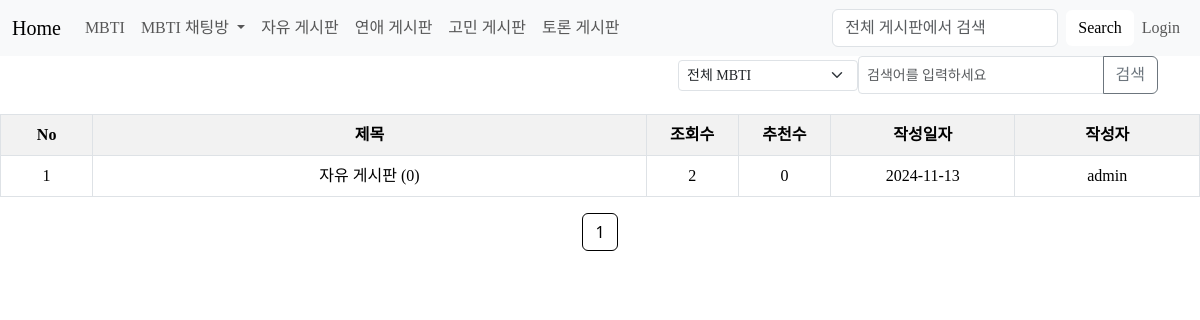
The page /free on the database its author committed.
### web/models.py (models this page shows)
class Post(db.Model):
    id = db.Column(db.Integer, primary_key=True)
    category_post_id = db.Column(db.Integer, nullable=False)
    title = db.Column(db.String(200), nullable=False)
    content = db.Column(db.Text, nullable=False)
    created_at = db.Column(db.DateTime, default=datetime.utcnow)
    author_id = db.Column(db.String(80), db.ForeignKey('user.user_id'), nullable=False)
    views = db.Column(db.Integer, default=0)
    recommendations = db.Column(db.Integer, default=0)
    file_path = db.Column(db.String(200), nullable=True)
    category = db.Column(db.String(50), nullable=False)
    comments = db.relationship('Comment', backref='post', cascade='all, delete')
    recommendations_relation = db.relationship('Recommendation', backref='post', cascade='all, delete')

class User(db.Model):
    id = db.Column(db.Integer, primary_key=True)
    user_id = db.Column(db.String(80), nullable=False, unique=True)
    email = db.Column(db.String(120), nullable=False, unique=True)
    password = db.Column(db.String(120), nullable=False)
    mbti = db.Column(db.String(10), nullable=True)
    profile_image = db.Column(db.String(200), nullable=True)
    reset_token = db.Column(db.String(100), nullable=True)
    posts = db.relationship('Post', backref='author', lazy=True)
    comments = db.relationship('Comment', backref='author', lazy=True)
    recommendations = db.relationship('Recommendation', backref='user', lazy=True)
    messages_sent = db.relationship('Message', backref='sender', lazy=True, foreign_keys='Message.sender_id')
    messages_received = db.relationship('Message', backref='recipient', lazy=True, foreign_keys='Message.recipient_id')
    chat_messages = db.relationship('ChatMessage', backref='author', lazy=True)

### web/routes.py (the view)
@app.route('/<category>')
def post_list(category):
    if category in ['login', 'profile', 'messages', 'forgot', 'register', 'logout', 'mbtidescription']:
        return redirect(url_for(category))
    valid_categories = ['free', 'discussion', 'concern', 'love']
    if category not in valid_categories:
        return redirect(url_for('index'))
    search_query = request.args.get('search', '')
    mbti_filter = request.args.get('mbti_filter', '')  # MBTI 필터링 받기
    page = request.args.get('page', 1, type=int)
    query = Post.query.filter(Post.category == category)
    if search_query:
        query = query.filter(
            (Post.title.ilike(f'%{search_query}%')) |
            (Post.content.ilike(f'%{search_query}%'))
        )
    if mbti_filter:
        query = query.join(User).filter(User.mbti == mbti_filter)
    posts = query.order_by(Post.created_at.desc()).paginate(page=page, per_page=10)
    response = make_response(render_template('post_list.html', category=category, posts=posts, search_query=search_query, mbti_filter=mbti_filter))
    response.headers['Cache-Control'] = 'no-store, no-cache, must-revalidate, max-age=0'
    response.headers['Pragma'] = 'no-cache'
    response.headers['Expires'] = '0'
    return response

### web/routes.py (called while the page is built)
@app.before_request
def before_request():
    if 'user_id' in session:
        user_id = session['user_id']
        session['unread_count'] = Message.query.filter_by(recipient_id=user_id, is_read=False).count()
    else:
        session['unread_count'] = 0

### web/templates/post_list.html (shortened to what this page needs)
<!DOCTYPE html>
<html lang="en">
<head>
    <link rel="stylesheet" href="{{url_for('static',filename='css/bootstrap.css')}}">
    <link rel="stylesheet" href="{{url_for('static',filename='css/font.css')}}">
    <link rel="stylesheet" href="{{url_for('static',filename='css/box.css')}}">
</head>
<body>
    {% include 'navbar.html' %}
    <div class="container mb-3">
        <div class="search-container">
            <form action="{{ url_for('post_list', category=category) }}" method="GET" class="d-flex justify-content-end align-items-center">
                <div class="ms-2">
                    <select name="mbti_filter" class="form-select form-select-sm" style="font-family:'TTLaundryGothic';">
                        <option value="">전체 MBTI</option>
                    </select>
                </div>
                <div class="input-group" style="width: 300px;">
                    <input type="text" name="search" value="{{ search_query }}" class="form-control form-control-sm" placeholder="검색어를 입력하세요" aria-label="검색어를 입력하세요" style="font-family:'TTLaundryGothic';">
                    <button class="btn btn-outline-secondary" type="submit" style="font-family:'TTLaundryGothic';">검색</button>
                </div>
            </form>
        </div>
    </div>
    <table class="table table-bordered">
        <thead>
            <tr>
                <th class="text-center" style="width: 50px;background-color: #f2f2f2; font-family:'TTLaundryGothic';">No</th>
                <th class="text-center" style="width: 300px;background-color: #f2f2f2; font-family:'TTLaundryGothic';">제목</th>
                <th class="text-center" style="width: 50px;background-color: #f2f2f2; font-family:'TTLaundryGothic';">조회수</th>
                <th class="text-center" style="width: 50px;background-color: #f2f2f2; font-family:'TTLaundryGothic';">추천수</th>
                <th class="text-center" style="width: 100px;background-color: #f2f2f2; font-family:'TTLaundryGothic';">작성일자</th>
                <th class="text-center" style="width: 100px;background-color: #f2f2f2; font-family:'TTLaundryGothic';">작성자</th>
            </tr>
        </thead>
        <tbody>
            {% for post in posts %}
            <tr>
                <td class="text-center" style="font-family:'TTLaundryGothic';">{{ loop.index }}</td>
                <td class="text-center" style="font-family:'TTLaundryGothic';">
                    <a href="{{ url_for('content', category=post.category, post_id=post.category_post_id) }}" style="color: inherit; text-decoration: none; font-family:'TTLaundryGothic';">
                        {{ post.title }} ({{ post.comments | length }})
                    </a>
                </td>
                <td class="text-center" style="font-family:'TTLaundryGothic';">{{ post.views }}</td>
                <td class="text-center" style="font-family:'TTLaundryGothic';">{{ post.recommendations }}</td>
                <td class="text-center" style="font-family:'TTLaundryGothic';">{{ post.created_at.strftime('%Y-%m-%d') }}</td>
                <td class="text-center" style="font-family:'TTLaundryGothic';">{{ post.author.user_id }}</td>
            </tr>
            {% else %}
            <tr>
                <td colspan="6" class="text-center" style="font-family:'TTLaundryGothic';">게시글이 없습니다.</td>
            </tr>
            {% endfor %}
        </tbody>
    </table>
    <nav aria-label="Page navigation">
        <ul class="pagination justify-content-center">
            {% for page_num in posts.iter_pages(left_edge=2, right_edge=2, left_current=2, right_current=2) %}
            <li class="page-item {% if page_num == posts.page %}active{% endif %}">
                <a class="page-link" href="{{ url_for('post_list', category=category, page=page_num) }}">{{ page_num }}</a>
            </li>
            {% endfor %}
        </ul>
    </nav>
</body>
</html>

### web/static/css/box.css (style rules this page uses)
.pagination .page-link { color: #000; background-color: #fff; border-color: #000; }
.pagination .page-item.active .page-link { color: #fff; background-color: #888888; border-color: #000; }
.pagination .page-item:first-child .page-link, .pagination .page-item:last-child .page-link { color: #000000; background-color: #ffffff; border-color: #000; }

### web/templates/post_list.html (style rules this page uses)
.search-container { display: flex; justify-content: space-between; align-items: center; margin-bottom: 20px; }
.search-container { display: flex; justify-content: flex-end; align-items: center; gap: 10px; }
.search-container form { display: flex; align-items: center; }
.search-container .input-group { width: 300px; }
.search-container select { width: 180px; }
.search-container button { font-family: 'TTLaundryGothic'; }

### rows shown on the page
Post: title "자유 게시판", comments|length "0", views "2", recommendations "0", created_at "2024-11-13", author.user_id "admin"

### other values the page prints
{{ page_num }} "1"
